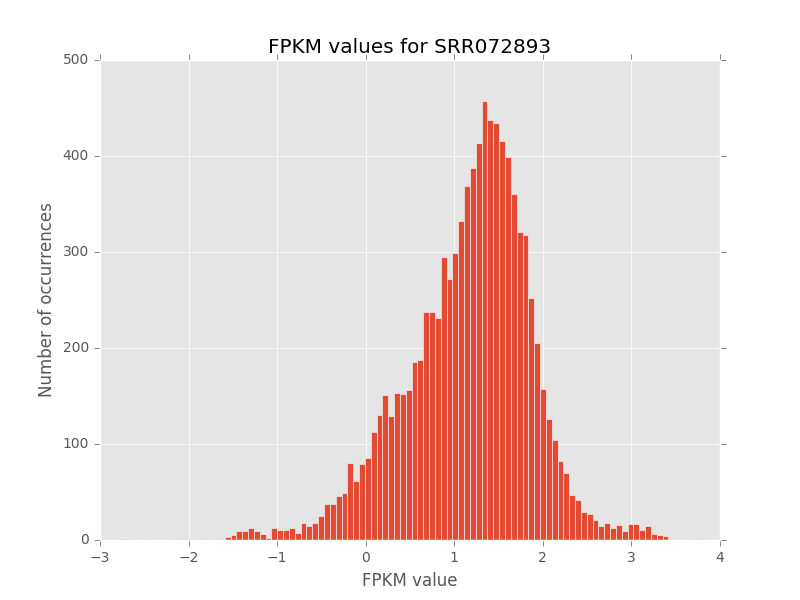

Recreate this plot in Python.
#!/usr/bin/env python

import sys
import pandas as pd
import matplotlib.pyplot as plt
plt.style.use('ggplot')
from sklearn import datasets
import numpy as np

df = pd.read_csv(sys.argv[1], sep="\t")
#df = pd.read_table(sys.argv[1])


df_roi = df["FPKM"] > 0
df_FPKM = df[df_roi]
fpkm_values = np.log10(df_FPKM["FPKM"])
print fpkm_values
#mean = fpkm_values.mean()
#print mean

plt.figure()
plt.hist(fpkm_values, bins = 100)
plt.title("FPKM values for SRR072893")
plt.xlabel("FPKM value")
plt.ylabel("Number of occurrences")
plt.savefig("histogram.png")

plt.close()